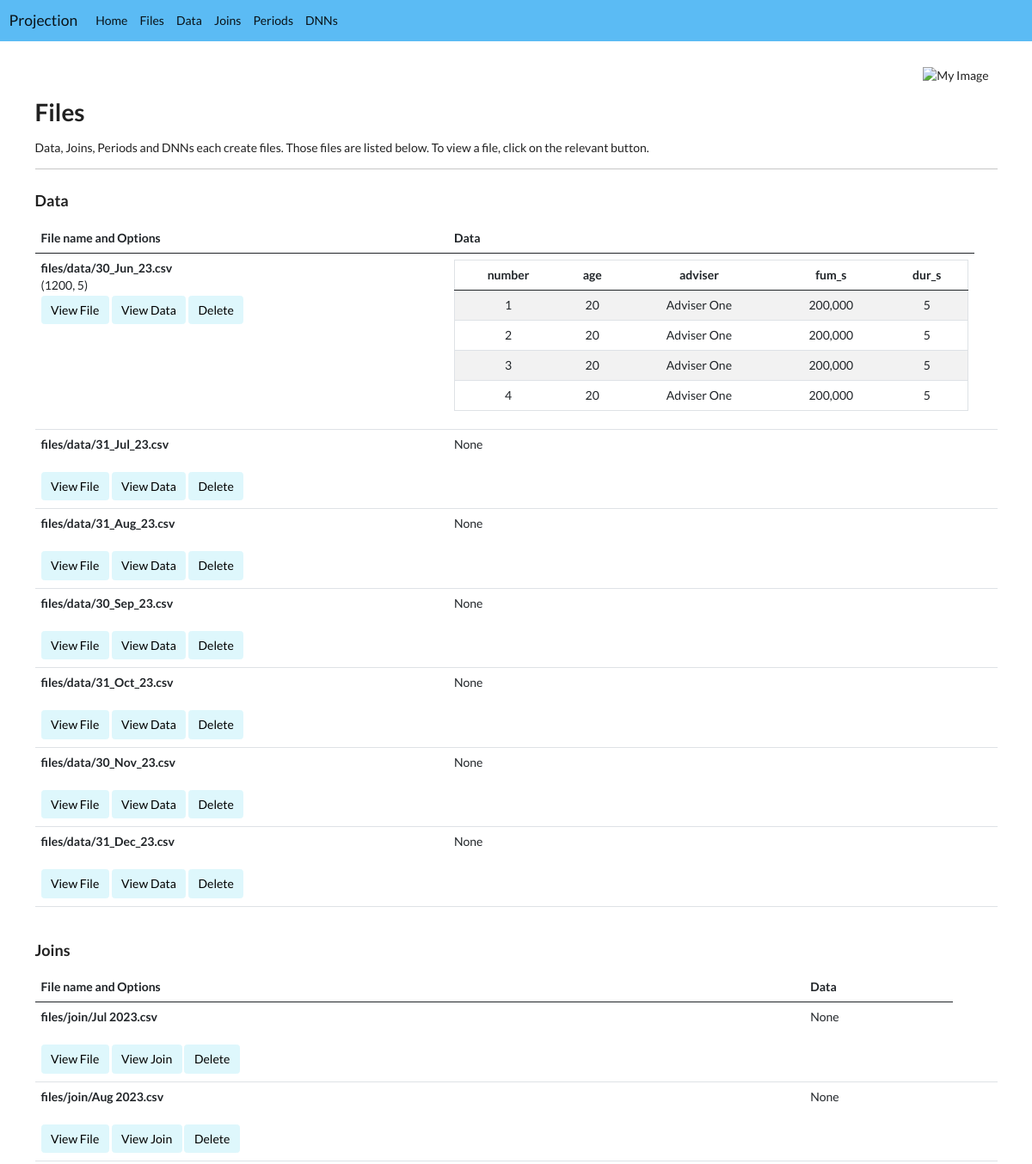
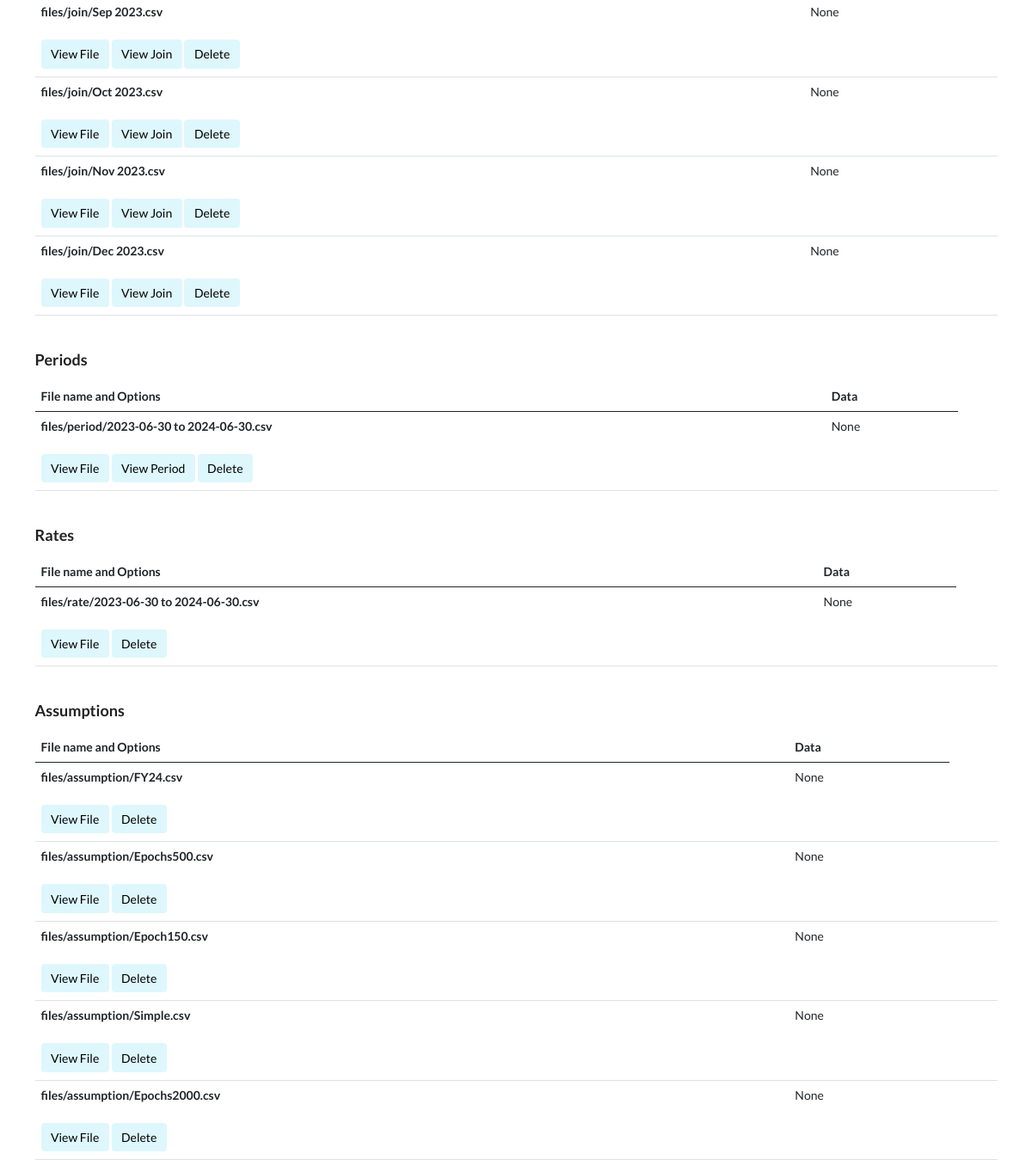
The app's page /list/file with its own data (2 pictures, top to bottom).
### app/models.py (models this page shows, shortened)
class FileModel(Model):
    TYPE_CHOICES = [
        ("start", "Start File"),
        ("end", "End File"),
        ("data", "Data File"),
        ("joint", "Joint File"),
        ("lapse", "Lapse File"),
        ("rate", "Rate File"),
        ("assumption", "Assumption File"),
        ("projection", "Projection File"),
    ]
    name = "file"
    name_singular = "File"
    name_plural = "Files"
    description = "Data, Joins, Periods and DNNs each create files. Those files are listed below. To view a file, click on the relevant button."
    name = CharField(max_length=512)
    time_stamp = DateTimeField(auto_now_add=True, null=True,blank=True)
    last_update = DateTimeField(null=True,blank=True)
    document = FileField(upload_to="files/", blank=True, null=True)
    type = CharField(max_length=100, blank=True, null=True, choices=TYPE_CHOICES)
    def __str__(self):
        if self.name: return self.name
        else: "No name given"
        return self.name
    def owner(self):
        if self.type == "data": model = Data
        elif self.type == "join": model = Join
        elif self.type == "period": model = Period
        elif self.type.lower() == "dnn": model = DNN
        elif self.type == "projection": model = Projection
        else: return None
        return model.objects.filter(file=self).first()
    def df(self):
        try:
            return pd.read_csv(str(self.name))
        except:
            return None
    def df_top(self):
        try:
            df = pd.read_csv(str(self.name), nrows=4)
            return df
        except:
            return
    def df_top_html(self):
        try:
            return self.df_top().to_html(classes=['table', 'table-striped', 'table-center'], index=False, justify='center', formatters=formatters, render_links=True,)
        except:
            return

### app/views.py (the view)
# urls.py: path("list/<model_str>", list, name="list"),
def list(request, model_str):
    model, form = get_model(model_str)
    items = model.objects.all()
    dnns = DNN.objects.all()
    models = [Data, Join, Period, DNN]
    types = ['data', 'join', 'period', 'rate', 'assumption']
    context = {'items': items, 'model_str': model_str, 'models': models, 'types': types, "dnns": dnns, 'model': model}
    return render(request, model_str + "s.html", context)

### app/forms.py (called while the page is built, shortened)
def get_model(model_str):
    if model_str == "file": return FileModel, None

### app/models.py (called while the page is built)
def format_dollars(var): return f'{var:,.0f}'

### app/templates/files.html (shortened to what this page needs)
{% extends 'base.html'%}
{% block content %}
<h1>{{ model.name_plural }}</h1>
<p>{{ model.description }}</p>
<hr>
{% for type in types %}
<h3>{{ type | capfirst }}{% if type != "data" %}s{% endif %}</h3>
    <div class="scrollable-content">
        <table class="table">
            <thead class="tablehead">
                <th>File name and Options</th>
                <th>Data</th>
            </thead>
            {% for item in items %}
            {% if item.type == type %}
            <tr>
                <td><b>{{ item }}</b><br>
                    {{ item.df.shape }}<br>
                    <a class="btn btn-yak" href="{% url 'item' model_str item.id %}">View File</a>
                    {% if item.owner %}
                    <a class="btn btn-yak" href="{% url 'item' item.type item.owner.id %}">View {{ type | capfirst }}</a>
                    {% endif %}
                    <a class="btn btn-yak" href="{% url 'delete' model_str item.id %}">Delete</a>
                </td>
                <td>{{ item.df_top_html | safe }}</td>
                <td>
                </td>
            </tr>
            {% endif %}
            {% endfor %}
        </table>
    </div>
{% endfor %}
{% endblock %}

### app/static/styles.css (style rules this page uses)
.btn-yak { color: black; background-color: #DEF7FC; border-color: #DEF7FC; margin-top: 2px; margin-bottom: 2px; }
.table-center td { text-align: center; }

### app/templates/files.html (style rules this page uses)
.scrollable-content { display: block; overflow-x: auto; white-space: nowrap; }

### records on screen
FileModel: name "files/data/30_Jun_23.csv", df.shape "(1200, 5)", type "Data", df_top_html "number age adviser fum_s dur_s 1 20 Adviser One 200,000 5 2 20 Adviser One 200,000 5 3 20 Adviser One 200,000 5 4 20 Adviser One 200,000 5"
FileModel: name "files/data/31_Jul_23.csv", type "Data", df_top_html "None"
FileModel: name "files/data/31_Aug_23.csv", type "Data", df_top_html "None"
FileModel: name "files/data/30_Sep_23.csv", type "Data", df_top_html "None"
FileModel: name "files/data/31_Oct_23.csv", type "Data", df_top_html "None"
FileModel: name "files/data/30_Nov_23.csv", type "Data", df_top_html "None"
FileModel: name "files/data/31_Dec_23.csv", type "Data", df_top_html "None"
FileModel: name "files/join/Jul 2023.csv", type "Join", df_top_html "None"
FileModel: name "files/join/Aug 2023.csv", type "Join", df_top_html "None"
FileModel: name "files/join/Sep 2023.csv", type "Join", df_top_html "None"
FileModel: name "files/join/Oct 2023.csv", type "Join", df_top_html "None"
FileModel: name "files/join/Nov 2023.csv", type "Join", df_top_html "None"
FileModel: name "files/join/Dec 2023.csv", type "Join", df_top_html "None"
FileModel: name "files/period/2023-06-30 to 2024-06-30.csv", type "Period", df_top_html "None"
FileModel: name "files/rate/2023-06-30 to 2024-06-30.csv", df_top_html "None"
FileModel: name "files/assumption/FY24.csv", df_top_html "None"
FileModel: name "files/assumption/Epochs500.csv", df_top_html "None"
FileModel: name "files/assumption/Epoch150.csv", df_top_html "None"
FileModel: name "files/assumption/Simple.csv", df_top_html "None"
FileModel: name "files/assumption/Epochs2000.csv", df_top_html "None"

### other values on screen
{{ model.name_plural }} "Files"
{{ model.description }} "Data, Joins, Periods and DNNs each create files. Those files are listed below. To view a file, click on the relevant button."
{{ type | capfirst }} "Data" "Join" "Period" "Rate" "Assumption"
